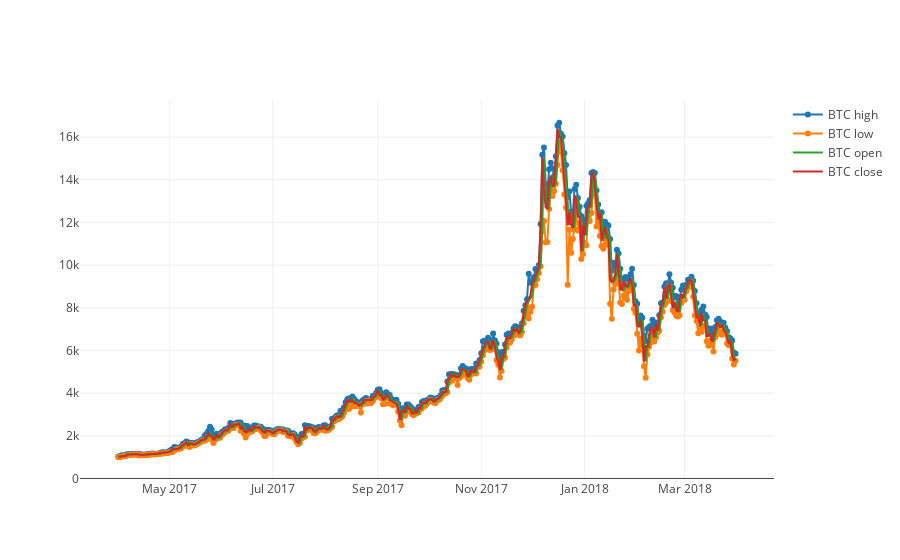

The notebook cell this image was saved under:
### Markdown cell above
##### The Open-High-Low-Close chart is typically used to show the change in price over a period of time.

### Code cell
btc_trace1 = go.Scatter(x=df_btc['time'], y=df_btc['high'],mode = 'lines+markers',name = 'BTC high')
btc_trace2 = go.Scatter(x=df_btc['time'], y=df_btc['low'],mode = 'lines+markers',name = 'BTC low')
btc_trace3 = go.Scatter(x=df_btc['time'], y=df_btc['open'],mode = 'lines',name = 'BTC open')
btc_trace4 = go.Scatter(x=df_btc['time'], y=df_btc['close'],mode = 'lines',name = 'BTC close')

py.iplot([btc_trace1,btc_trace2,btc_trace3,btc_trace4])

### Figure 1 — Plotly figure (JSON) as saved in the notebook; plotly's stock layout.template omitted (floating-point values rounded to 4 significant figures; data arrays with more than 128 entries replaced by an {"elided": "..."} marker saying what was removed)
{"data": [{"mode": "lines+markers", "name": "BTC high", "type": "scatter", "x": {"elided": "365 str values"}, "y": {"elided": "365 float values"}}, {"mode": "lines+markers", "name": "BTC low", "type": "scatter", "x": {"elided": "365 str values"}, "y": {"elided": "365 float values"}}, {"mode": "lines", "name": "BTC open", "type": "scatter", "x": {"elided": "365 str values"}, "y": {"elided": "365 float values"}}, {"mode": "lines", "name": "BTC close", "type": "scatter", "x": {"elided": "365 str values"}, "y": {"elided": "365 float values"}}], "layout": {}}
